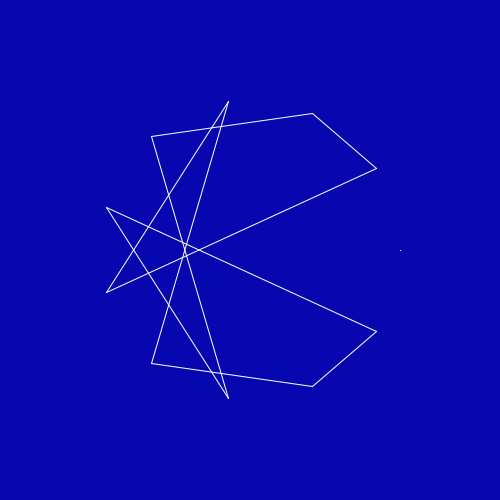
Frame 1 (no input)
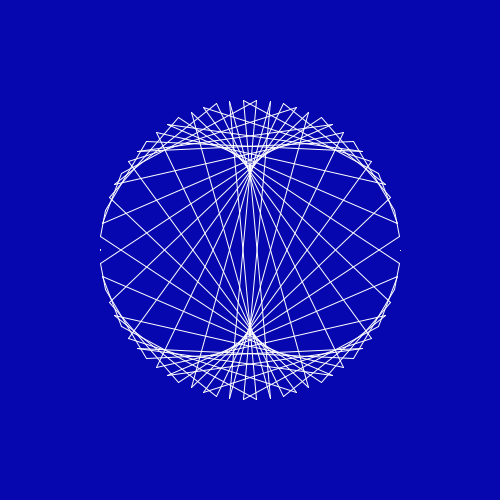
Frame 60 (the mouse pressed at the canvas centre just before this capture)
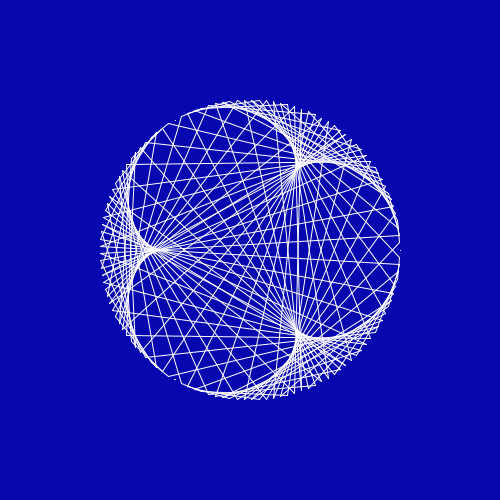
Frame 120 (the mouse held since frame 60 and released just before this capture)

The Processing sketch that drew these frames (run headless with seeded random() and noise(); from frame 60 on, the mouse is pressed at the canvas centre):

// Processing sketch: sketch_14122017
// ── sketch_14122017.pde
float[] posX;
float[] posY;

int total = 10;

boolean grow = true;

int R = 150;

int mult = 2;

void setup(){
  size(500,500);
  smooth();
  noFill();
  stroke(255);
  
}

void draw(){
  posX = new float[total+1];
  posY = new float[total+1];
  update();
  for(int i = 0; i < total; i++){
    float angle = map(i,0,total, 0, TWO_PI);
    float x = R * cos(angle);
    float y = R * sin(angle);
    
    posX[i] = x;
    posY[i] = y;
  }
  background(6,7,175);
  translate(width/2, height/2);
  for(int i = 0; i < total; i++){
    int num2 = (mult*i)%total;
    point(posX[i], posY[i]);
    line(posX[i], posY[i], posX[num2], posY[num2]);
  }
}


void update(){
  if(grow){
    total++;
    if(frameCount % 40 == 0){
      mult++;
    }
    
    if(mult > 4){
      grow = false;
    }
  }
  
  if(!grow){
    total--;
    if(frameCount % 40 == 0){
      mult--;
    }
    
    if(mult <= 2){
      grow = true;
    }
  }
  
  println(mult);
}
